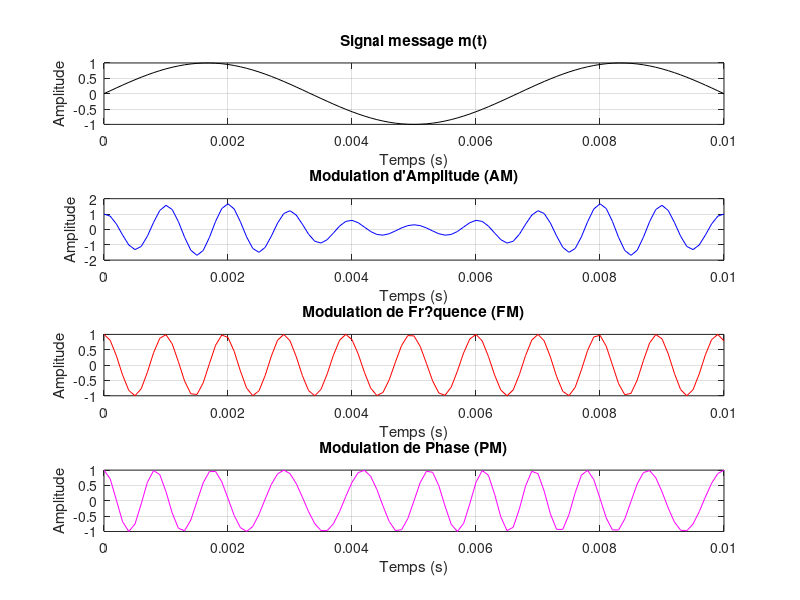

Reproduce this figure in MATLAB.
clc; clear; close all;

% Signal d'information (message)
Fs = 10000;            % Fr?quence d'?chantillonnage
t = 0:1/Fs:0.01;       % Temps (10 ms)
fm = 150;               % Fr?quence du message (Hz)
Am = 1;                % Amplitude du message
m = Am * sin(2*pi*fm*t);  % Signal message

% Porteuse
fc = 1000;             % Fr?quence de la porteuse (Hz)
Ac = 1;                % Amplitude de la porteuse

% --- Modulation AM ---
ka = 0.7;              % Indice de modulation AM
AM = (1 + ka*m) .* cos(2*pi*fc*t);

% --- Modulation FM ---
kf = 50;               % Sensibilit? en fr?quence
FM = Ac * cos(2*pi*fc*t + 2*pi*kf*cumsum(m)/Fs);

% --- Modulation PM ---
kp = pi/2;             % Sensibilit? en phase
PM = Ac * cos(2*pi*fc*t + kp*m);

% --- Affichage ---
figure;
subplot(4,1,1);
plot(t,m,'k'); grid on;
title('Signal message m(t)');
xlabel('Temps (s)'); ylabel('Amplitude');

subplot(4,1,2);
plot(t,AM,'b'); grid on;
title('Modulation d''Amplitude (AM)');
xlabel('Temps (s)'); ylabel('Amplitude');

subplot(4,1,3);
plot(t,FM,'r'); grid on;
title('Modulation de Fr?quence (FM)');
xlabel('Temps (s)'); ylabel('Amplitude');

subplot(4,1,4);
plot(t,PM,'m'); grid on;
title('Modulation de Phase (PM)');
xlabel('Temps (s)'); ylabel('Amplitude');
